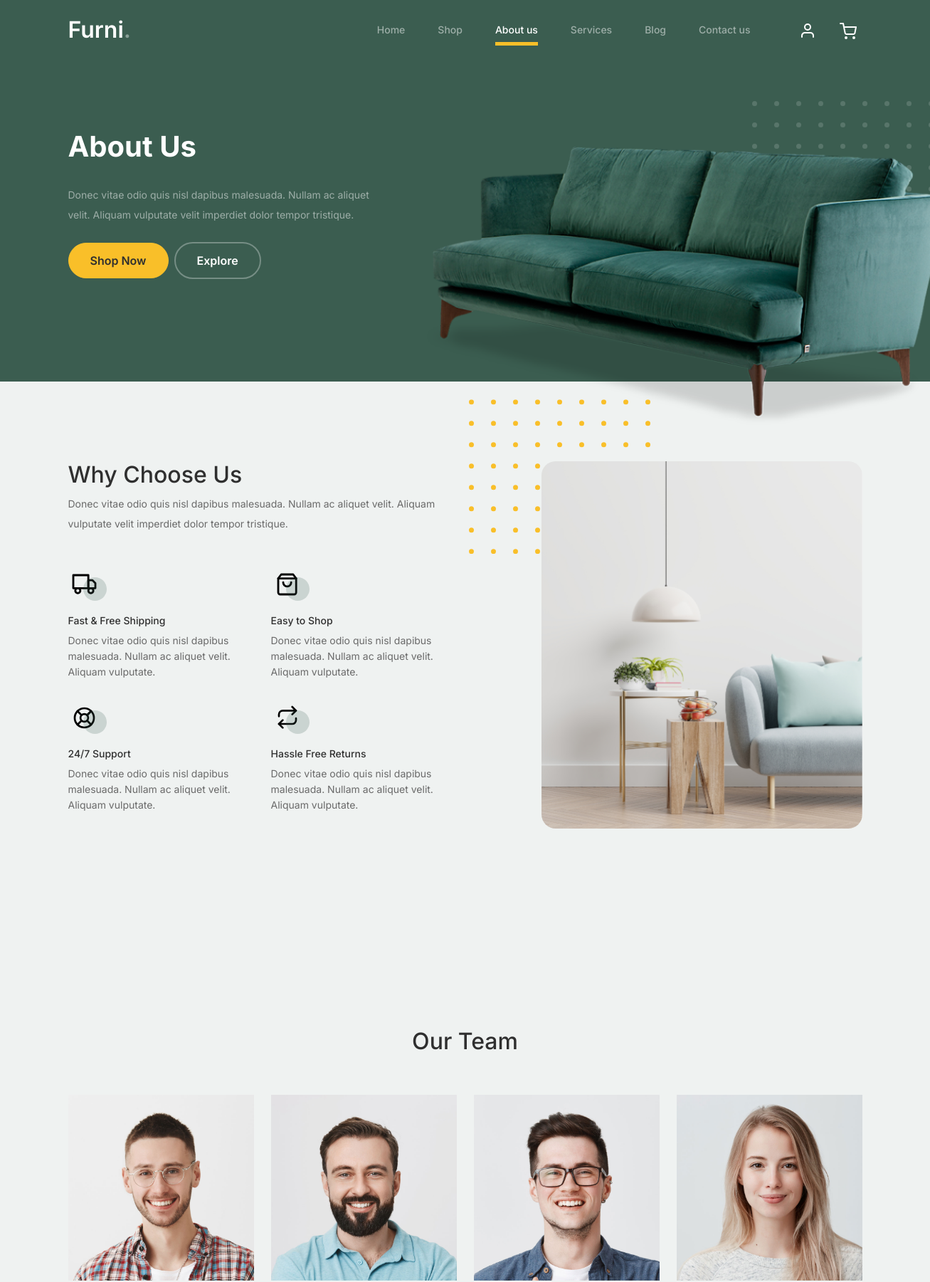
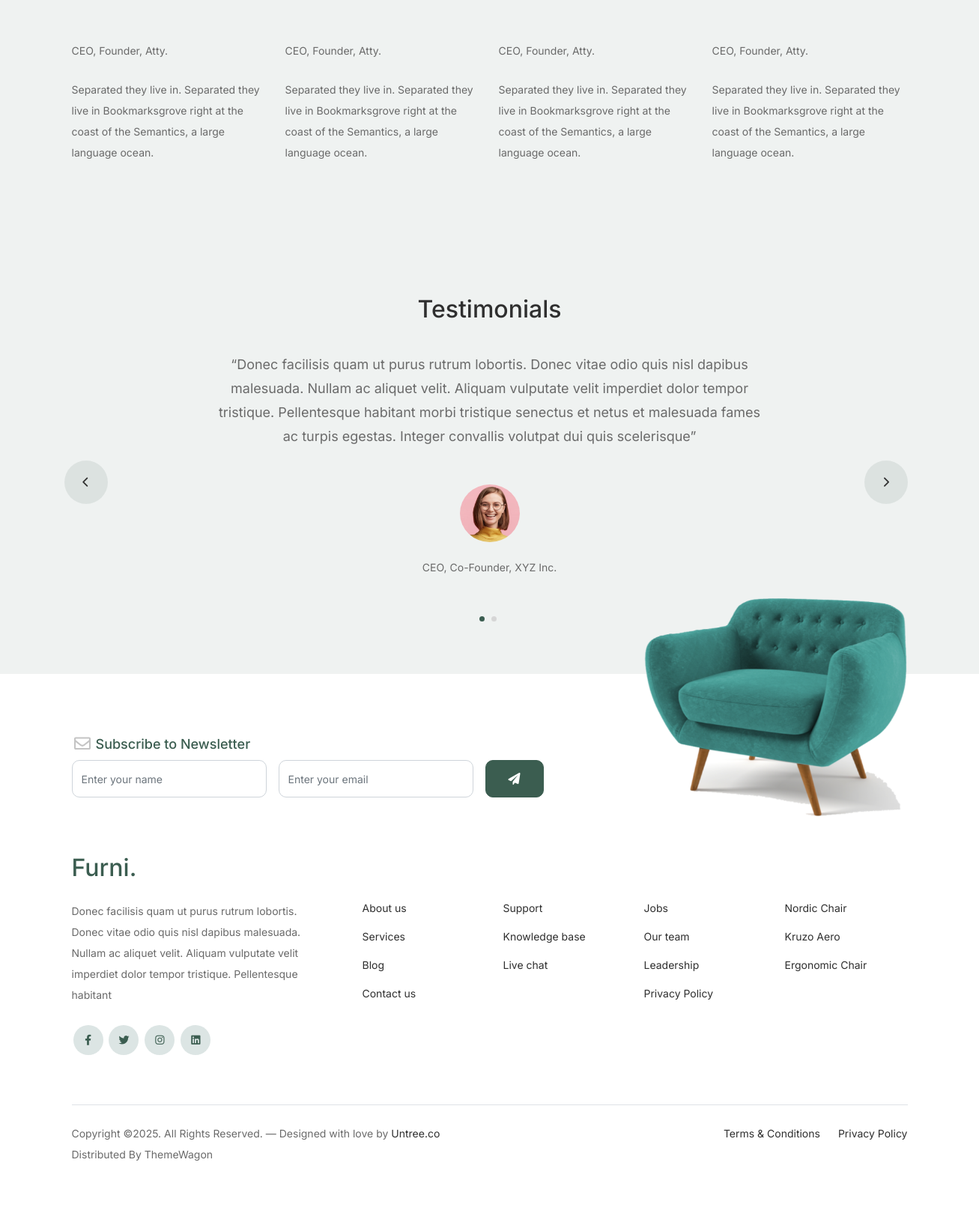
The page /about/ on the database its author committed (2 pictures, top to bottom).
### core/models.py (models this page shows, shortened)
class Team(models.Model):
    class Meta:
        verbose_name_plural = "Teammates"
    image = models.ImageField(upload_to='teams/')
    user = models.ForeignKey(User, on_delete=models.CASCADE, related_name='teams')
    job = models.CharField(max_length=50)
    short_description = models.TextField()

class Testimonial(models.Model):
    user = models.ForeignKey(User, on_delete=models.CASCADE, related_name='testimonials')
    job = models.CharField(max_length=50)
    review = models.TextField()
    image = models.ImageField(upload_to='testimonials/', null=True, blank=True)

### core/views.py (the view)
# urls.py: path('about/', about_view, name='about'),
def about_view(request):
    context = {
        'teammates': Team.objects.select_related('user').all(),
        'testimonials': Testimonial.objects.select_related('user').all()
    }
    return render(request, 'core/about.html', context)

### templates/core/about.html (shortened to what this page needs)
{% load static %}
<!doctype html>
<html lang="en">
<head>
		<link href="{% static 'css/bootstrap.min.css' %}" rel="stylesheet">
		<link href="https://cdnjs.cloudflare.com/ajax/libs/font-awesome/6.0.0-beta3/css/all.min.css" rel="stylesheet">
		<link href="{% static 'css/tiny-slider.css' %}" rel="stylesheet">
		<link href="{% static 'css/style.css' %}" rel="stylesheet">
	</head>
	<body>
		<nav class="custom-navbar navbar navbar navbar-expand-md navbar-dark bg-dark" arial-label="Furni navigation bar">
			<div class="container">
				<a class="navbar-brand" href="{% url 'home' %}">Furni<span>.</span></a>
				<div class="collapse navbar-collapse" id="navbarsFurni">
					<ul class="custom-navbar-nav navbar-nav ms-auto mb-2 mb-md-0">
						<li class="nav-item ">
							<a class="nav-link" href="{% url 'home' %}">Home</a>
						</li>
						<li><a class="nav-link" href="{% url 'shop' %}">Shop</a></li>
						<li class="active"><a class="nav-link" href="{% url 'about' %}">About us</a></li>
						<li><a class="nav-link" href="{% url 'services' %}">Services</a></li>
						<li><a class="nav-link" href="{% url 'blog' %}">Blog</a></li>
						<li><a class="nav-link" href="{% url 'contact' %}">Contact us</a></li>
					</ul>
					<ul class="custom-navbar-cta navbar-nav mb-2 mb-md-0 ms-5">
						<li><a class="nav-link" href="{% if request.user.username %} {% url 'logout' %} {% else %} {% url 'login' %} {% endif %}"><img src="{% static 'images/user.svg' %}"></a></li>
						<li><a class="nav-link" href="{% url 'cart' %}"><img src="{% static 'images/cart.svg' %}"></a></li>
					</ul>
				</div>
			</div>
		</nav>
			<div class="hero">
				<div class="container">
					<div class="row justify-content-between">
						<div class="col-lg-5">
							<div class="intro-excerpt">
								<h1>About Us</h1>
								<p class="mb-4">Donec vitae odio quis nisl dapibus malesuada. Nullam ac aliquet velit. Aliquam vulputate velit imperdiet dolor tempor tristique.</p>
								<p><a href="" class="btn btn-secondary me-2">Shop Now</a><a href="#" class="btn btn-white-outline">Explore</a></p>
							</div>
						</div>
						<div class="col-lg-7">
							<div class="hero-img-wrap">
								<img src="{% static 'images/couch.png' %}" class="img-fluid">
							</div>
						</div>
					</div>
				</div>
			</div>
		<div class="why-choose-section">
			<div class="container">
				<div class="row justify-content-between">
					<div class="col-lg-6">
						<h2 class="section-title">Why Choose Us</h2>
						<p>Donec vitae odio quis nisl dapibus malesuada. Nullam ac aliquet velit. Aliquam vulputate velit imperdiet dolor tempor tristique.</p>
						<div class="row my-5">
							<div class="col-6 col-md-6">
								<div class="feature">
									<div class="icon">
										<img src="{% static 'images/truck.svg' %}" alt="Image" class="imf-fluid">
									</div>
									<h3>Fast &amp; Free Shipping</h3>
									<p>Donec vitae odio quis nisl dapibus malesuada. Nullam ac aliquet velit. Aliquam vulputate.</p>
								</div>
							</div>
							<div class="col-6 col-md-6">
								<div class="feature">
									<div class="icon">
										<img src="{% static 'images/bag.svg' %}" alt="Image" class="imf-fluid">
									</div>
									<h3>Easy to Shop</h3>
									<p>Donec vitae odio quis nisl dapibus malesuada. Nullam ac aliquet velit. Aliquam vulputate.</p>
								</div>
							</div>
							<div class="col-6 col-md-6">
								<div class="feature">
									<div class="icon">
										<img src="{% static 'images/support.svg' %}" alt="Image" class="imf-fluid">
									</div>
									<h3>24/7 Support</h3>
									<p>Donec vitae odio quis nisl dapibus malesuada. Nullam ac aliquet velit. Aliquam vulputate.</p>
								</div>
							</div>
							<div class="col-6 col-md-6">
								<div class="feature">
									<div class="icon">
										<img src="{% static 'images/return.svg' %}" alt="Image" class="imf-fluid">
									</div>
									<h3>Hassle Free Returns</h3>
									<p>Donec vitae odio quis nisl dapibus malesuada. Nullam ac aliquet velit. Aliquam vulputate.</p>
								</div>
							</div>
						</div>
					</div>
					<div class="col-lg-5">
						<div class="img-wrap">
							<img src="{%  static 'images/why-choose-us-img.jpg' %}" alt="Image" class="img-fluid">
						</div>
					</div>
				</div>
			</div>
		</div>
		<div class="untree_co-section">
			<div class="container">
				<div class="row mb-5">
					<div class="col-lg-5 mx-auto text-center">
						<h2 class="section-title">Our Team</h2>
					</div>
				</div>
				<div class="row">
                    {% for teammate in teammates %}
					<div class="col-12 col-md-6 col-lg-3 mb-5 mb-md-0">
						<img src="{{ teammate.image.url }}" class="img-fluid mb-5">
            <span class="d-block position mb-4">{{ teammate.job }}</span>
            <p>{{ teammate.short_description }}</p>
					</div>
                    {% endfor %}
				</div>
			</div>
		</div>
		<div class="testimonial-section">
			<div class="container">
				<div class="row">
					<div class="col-lg-7 mx-auto text-center">
						<h2 class="section-title">Testimonials</h2>
					</div>
				</div>
				<div class="row justify-content-center">
					<div class="col-lg-12">
						<div class="testimonial-slider-wrap text-center">
							<div id="testimonial-nav">
								<span class="prev" data-controls="prev"><span class="fa fa-chevron-left"></span></span>
								<span class="next" data-controls="next"><span class="fa fa-chevron-right"></span></span>
							</div>
							<div class="testimonial-slider">
								{% for testimonial in testimonials %}
								    <div class="item">
									<div class="row justify-content-center">
										<div class="col-lg-8 mx-auto">
											<div class="testimonial-block text-center">
												<blockquote class="mb-5">
													<p>&ldquo;{{ testimonial.review }}&rdquo;</p>
												</blockquote>
												<div class="author-info">
													<div class="author-pic">
														<img src="{{ testimonial.image.url }}" alt="Maria Jones" class="img-fluid">
													</div>
													<span class="position d-block mb-3">CEO, Co-Founder, XYZ Inc.</span>
												</div>
											</div>
										</div>
									</div>
								</div>
								{% endfor %}
							</div>
						</div>
					</div>
				</div>
			</div>
		</div>
		<footer class="footer-section">
			<div class="container relative">
				<div class="sofa-img">
					<img src="{% static 'images/sofa.png' %}" alt="Image" class="img-fluid">
				</div>
                <div class="row">
					<div class="col-lg-8">
						<div class="subscription-form">
							<h3 class="d-flex align-items-center"><span class="me-1"><img src="{% static 'images/envelope-outline.svg' %}" alt="Image" class="img-fluid"></span><span>Subscribe to Newsletter</span></h3>
							<form action="{% url 'home' %}?page=about" class="row g-3" method="post">
								<div class="col-auto">
									<input type="text" class="form-control" placeholder="Enter your name" name="name">
								</div>
								<div class="col-auto">
									<input type="email" class="form-control" placeholder="Enter your email" name="email">
								</div>
								<div class="col-auto">
									<button class="btn btn-primary" type="submit">
										<span class="fa fa-paper-plane"></span>
									</button>
								</div>
							</form>
						</div>
					</div>
				</div>
				<div class="row g-5 mb-5">
					<div class="col-lg-4">
						<div class="mb-4 footer-logo-wrap"><a href="#" class="footer-logo">Furni<span>.</span></a></div>
						<p class="mb-4">Donec facilisis quam ut purus rutrum lobortis. Donec vitae odio quis nisl dapibus malesuada. Nullam ac aliquet velit. Aliquam vulputate velit imperdiet dolor tempor tristique. Pellentesque habitant</p>
						<ul class="list-unstyled custom-social">
							<li><a href="#"><span class="fa fa-brands fa-facebook-f"></span></a></li>
							<li><a href="#"><span class="fa fa-brands fa-twitter"></span></a></li>
							<li><a href="#"><span class="fa fa-brands fa-instagram"></span></a></li>
							<li><a href="#"><span class="fa fa-brands fa-linkedin"></span></a></li>
						</ul>
					</div>
					<div class="col-lg-8">
						<div class="row links-wrap">
							<div class="col-6 col-sm-6 col-md-3">
								<ul class="list-unstyled">
									<li><a href="#">About us</a></li>
									<li><a href="#">Services</a></li>
									<li><a href="#">Blog</a></li>
									<li><a href="#">Contact us</a></li>
								</ul>
							</div>
							<div class="col-6 col-sm-6 col-md-3">
								<ul class="list-unstyled">
									<li><a href="#">Support</a></li>
									<li><a href="#">Knowledge base</a></li>
									<li><a href="#">Live chat</a></li>
								</ul>
							</div>
							<div class="col-6 col-sm-6 col-md-3">
								<ul class="list-unstyled">
									<li><a href="#">Jobs</a></li>
									<li><a href="#">Our team</a></li>
									<li><a href="#">Leadership</a></li>
									<li><a href="#">Privacy Policy</a></li>
								</ul>
							</div>
							<div class="col-6 col-sm-6 col-md-3">
								<ul class="list-unstyled">
									<li><a href="#">Nordic Chair</a></li>
									<li><a href="#">Kruzo Aero</a></li>
									<li><a href="#">Ergonomic Chair</a></li>
								</ul>
							</div>
						</div>
					</div>
				</div>
				<div class="border-top copyright">
					<div class="row pt-4">
						<div class="col-lg-6">
							<p class="mb-2 text-center text-lg-start">Copyright &copy;. All Rights Reserved. &mdash; Designed with love by <a href="https://untree.co">Untree.co</a> Distributed By <a hreff="https://themewagon.com">ThemeWagon</a>
            </p>
						</div>
						<div class="col-lg-6 text-center text-lg-end">
							<ul class="list-unstyled d-inline-flex ms-auto">
								<li class="me-4"><a href="#">Terms &amp; Conditions</a></li>
								<li><a href="#">Privacy Policy</a></li>
							</ul>
						</div>
					</div>
				</div>
			</div>
		</footer>
	</body>
</html>

### static/css/tiny-slider.css (style rules this page uses)
.tns-slider { -webkit-transition:all 0s;-moz-transition:all 0s;transition:all 0s }
.tns-slider>.tns-item { -webkit-box-sizing:border-box;-moz-box-sizing:border-box;box-sizing:border-box }
.tns-horizontal.tns-subpixel { white-space:nowrap }
.tns-horizontal.tns-subpixel>.tns-item { display:inline-block;vertical-align:top;white-space:normal }

### rows shown on the page
Team: image (picture), job "CEO, Founder, Atty.", short_description "Separated they live in. Separated they live in Bookmarksgrove right at the coast of the Semantics, a large language ocean."
Team: image (picture), job "CEO, Founder, Atty.", short_description "Separated they live in. Separated they live in Bookmarksgrove right at the coast of the Semantics, a large language ocean."
Team: image (picture), job "CEO, Founder, Atty.", short_description "Separated they live in. Separated they live in Bookmarksgrove right at the coast of the Semantics, a large language ocean."
Team: image (picture), job "CEO, Founder, Atty.", short_description "Separated they live in. Separated they live in Bookmarksgrove right at the coast of the Semantics, a large language ocean."
Testimonial: review "Donec facilisis quam ut purus rutrum lobortis. Donec vitae odio quis nisl dapibus malesuada. Nullam ac aliquet velit. Aliquam vulputate velit imperdiet dolor tempor tristique. Pellentesque habitant morbi tristique senectus et netus et malesuada fames ac turpis egestas. Integer convallis volutpat dui quis scelerisque", image (picture)
